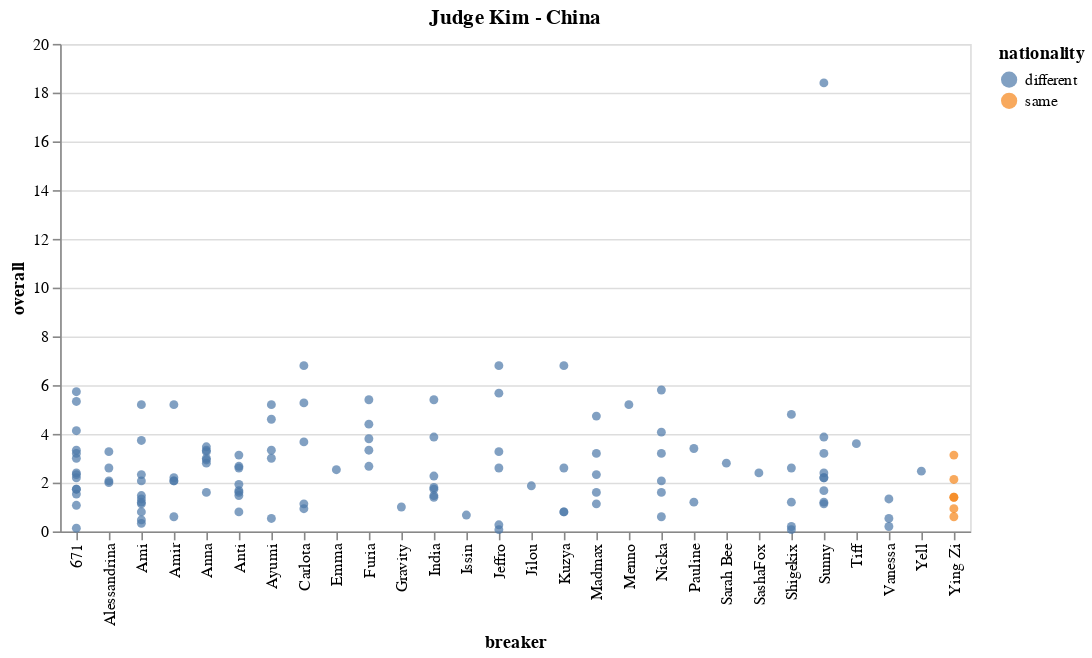

Notebook cell for this chart:
### Code cell
enter_judge_to_everything(new_df_cp)

### Figure 1 — Vega-Lite specification as saved in the notebook (floating-point values rounded to 4 significant figures)
{"config": {"view": {"continuousWidth": 400, "continuousHeight": 300}}, "data": {"name": "data-4cc9e8d7a5fc292b6f7e918c42703e31"}, "mark": "circle", "encoding": {"color": {"field": "nationality", "type": "nominal"}, "x": {"field": "breaker", "type": "nominal"}, "y": {"field": "overall", "type": "quantitative"}}, "title": {"text": "Judge Kim - China", "anchor": "middle"}, "$schema": "https://vega.github.io/schema/vega-lite/v4.17.0.json", "datasets": {"data-4cc9e8d7a5fc292b6f7e918c42703e31": [{"Event": "WDSF BfG World Series - Kitakyushu 2023 - Japan", "Category": "B-Girls Top 8 Knockout", "breaker": "671", "judge": "Kim", "overall": 1.73, "nationality": "different"}, {"Event": "WDSF BfG World Series - Kitakyushu 2023 - Japan", "Category": "B-Girls Top 8 Knockout", "breaker": "Ami", "judge": "Kim", "overall": 0.33, "nationality": "different"}, {"Event": "WDSF BfG World Series - Kitakyushu 2023 - Japan", "Category": "B-Girls Top 8 Knockout", "breaker": "671", "judge": "Kim", "overall": 2.2, "nationality": "different"}, {"Event": "WDSF BfG World Series - Kitakyushu 2023 - Japan", "Category": "B-Girls Top 8 Knockout", "breaker": "Sunny", "judge": "Kim", "overall": 18.4, "nationality": "different"}, {"Event": "WDSF BfG World Series - Kitakyushu 2023 - Japan", "Category": "B-Girls Top 8 Knockout", "breaker": "Sunny", "judge": "Kim", "overall": 2.2, "nationality": "different"}, {"Event": "WDSF BfG World Series - Kitakyushu 2023 - Japan", "Category": "B-Girls Top 8 Knockout", "breaker": "Anti", "judge": "Kim", "overall": 1.6, "nationality": "different"}, {"Event": "WDSF BfG World Series - Kitakyushu 2023 - Japan", "Category": "B-Girls Top 8 Knockout", "breaker": "671", "judge": "Kim", "overall": 3.2, "nationality": "different"}, {"Event": "WDSF BfG World Series - Kitakyushu 2023 - Japan", "Category": "B-Girls Top 8 Knockout", "breaker": "671", "judge": "Kim", "overall": 3.0, "nationality": "different"}, {"Event": "WDSF BfG World Series - Kitakyushu 2023 - Japan", "Category": "B-Girls Top 8 Knockout", "breaker": "671", "judge": "Kim", "overall": 5.33, "nationality": "different"}, {"Event": "WDSF BfG World Series - Kitakyushu 2023 - Japan", "Category": "B-Girls Top 8 Knockout", "breaker": "Ami", "judge": "Kim", "overall": 1.2, "nationality": "different"}, {"Event": "WDSF BfG World Series - Kitakyushu 2023 - Japan", "Category": "B-Girls Top 8 Knockout", "breaker": "Sunny", "judge": "Kim", "overall": 2.4, "nationality": "different"}, {"Event": "WDSF BfG World Series - Kitakyushu 2023 - Japan", "Category": "B-Girls Top 8 Knockout", "breaker": "Ami", "judge": "Kim", "overall": 1.33, "nationality": "different"}, {"Event": "WDSF BfG World Series - Kitakyushu 2023 - Japan", "Category": "B-Girls Top 8 Knockout", "breaker": "671", "judge": "Kim", "overall": 1.07, "nationality": "different"}, {"Event": "WDSF BfG World Series - Kitakyushu 2023 - Japan", "Category": "B-Girls Top 8 Knockout", "breaker": "671", "judge": "Kim", "overall": 0.13, "nationality": "different"}, {"Event": "WDSF BfG World Series - Kitakyushu 2023 - Japan", "Category": "B-Girls Top 8 Knockout", "breaker": "Anna", "judge": "Kim", "overall": 3.0, "nationality": "different"}, {"Event": "WDSF BfG World Series - Kitakyushu 2023 - Japan", "Category": "B-Girls Top 8 Knockout", "breaker": "Anna", "judge": "Kim", "overall": 3.47, "nationality": "different"}, {"Event": "WDSF BfG World Series - Kitakyushu 2023 - Japan", "Category": "B-Girls Top 8 Knockout", "breaker": "Anti", "judge": "Kim", "overall": 1.67, "nationality": "different"}, {"Event": "WDSF BfG World Series - Kitakyushu 2023 - Japan", "Category": "B-Girls Top 8 Knockout", "breaker": "India", "judge": "Kim", "overall": 1.8, "nationality": "different"}, {"Event": "WDSF BfG World Series - Kitakyushu 2023 - Japan", "Category": "B-Girls Top 8 Knockout", "breaker": "Sunny", "judge": "Kim", "overall": 1.67, "nationality": "different"}, {"Event": "WDSF BfG World Series - Kitakyushu 2023 - Japan", "Category": "B-Girls Top 8 Knockout", "breaker": "Sunny", "judge": "Kim", "overall": 3.87, "nationality": "different"}, {"Event": "WDSF BfG World Series - Kitakyushu 2023 - Japan", "Category": "B-Girls Top 8 Knockout", "breaker": "Ami", "judge": "Kim", "overall": 0.47, "nationality": "different"}, {"Event": "WDSF BfG World Series - Kitakyushu 2023 - Japan", "Category": "B-Girls Top 8 Knockout", "breaker": "Nicka", "judge": "Kim", "overall": 3.2, "nationality": "different"}, {"Event": "WDSF BfG World Series - Kitakyushu 2023 - Japan", "Category": "B-Girls Top 16 Round Robin Group D", "breaker": "Nicka", "judge": "Kim", "overall": 1.6, "nationality": "different"}, {"Event": "WDSF BfG World Series - Kitakyushu 2023 - Japan", "Category": "B-Girls Top 16 Round Robin Group D", "breaker": "Nicka", "judge": "Kim", "overall": 5.8, "nationality": "different"}, {"Event": "WDSF BfG World Series - Kitakyushu 2023 - Japan", "Category": "B-Girls Top 16 Round Robin Group D", "breaker": "671", "judge": "Kim", "overall": 5.73, "nationality": "different"}, {"Event": "WDSF BfG World Series - Kitakyushu 2023 - Japan", "Category": "B-Girls Top 16 Round Robin Group D", "breaker": "671", "judge": "Kim", "overall": 3.33, "nationality": "different"}, {"Event": "WDSF BfG World Series - Kitakyushu 2023 - Japan", "Category": "B-Girls Top 16 Round Robin Group D", "breaker": "Nicka", "judge": "Kim", "overall": 2.07, "nationality": "different"}, {"Event": "WDSF BfG World Series - Kitakyushu 2023 - Japan", "Category": "B-Girls Top 16 Round Robin Group D", "breaker": "Nicka", "judge": "Kim", "overall": 4.07, "nationality": "different"}, {"Event": "WDSF BfG World Series - Kitakyushu 2023 - Japan", "Category": "B-Girls Top 16 Round Robin Group D", "breaker": "Furia", "judge": "Kim", "overall": 5.4, "nationality": "different"}, {"Event": "WDSF BfG World Series - Kitakyushu 2023 - Japan", "Category": "B-Girls Top 16 Round Robin Group D", "breaker": "671", "judge": "Kim", "overall": 4.13, "nationality": "different"}, {"Event": "WDSF BfG World Series - Kitakyushu 2023 - Japan", "Category": "B-Girls Top 16 Round Robin Group D", "breaker": "Furia", "judge": "Kim", "overall": 4.4, "nationality": "different"}, {"Event": "WDSF BfG World Series - Kitakyushu 2023 - Japan", "Category": "B-Girls Top 16 Round Robin Group D", "breaker": "Furia", "judge": "Kim", "overall": 3.33, "nationality": "different"}, {"Event": "WDSF BfG World Series - Kitakyushu 2023 - Japan", "Category": "B-Girls Top 16 Round Robin Group D", "breaker": "671", "judge": "Kim", "overall": 1.73, "nationality": "different"}, {"Event": "WDSF BfG World Series - Kitakyushu 2023 - Japan", "Category": "B-Girls Top 16 Round Robin Group D", "breaker": "671", "judge": "Kim", "overall": 2.4, "nationality": "different"}, {"Event": "WDSF BfG World Series - Kitakyushu 2023 - Japan", "Category": "B-Girls Top 16 Round Robin Group C", "breaker": "Carlota", "judge": "Kim", "overall": 6.8, "nationality": "different"}, {"Event": "WDSF BfG World Series - Kitakyushu 2023 - Japan", "Category": "B-Girls Top 16 Round Robin Group C", "breaker": "Carlota", "judge": "Kim", "overall": 5.27, "nationality": "different"}, {"Event": "WDSF BfG World Series - Kitakyushu 2023 - Japan", "Category": "B-Girls Top 16 Round Robin Group C", "breaker": "Anna", "judge": "Kim", "overall": 1.6, "nationality": "different"}, {"Event": "WDSF BfG World Series - Kitakyushu 2023 - Japan", "Category": "B-Girls Top 16 Round Robin Group C", "breaker": "Anna", "judge": "Kim", "overall": 3.33, "nationality": "different"}, {"Event": "WDSF BfG World Series - Kitakyushu 2023 - Japan", "Category": "B-Girls Top 16 Round Robin Group C", "breaker": "Carlota", "judge": "Kim", "overall": 0.93, "nationality": "different"}, {"Event": "WDSF BfG World Series - Kitakyushu 2023 - Japan", "Category": "B-Girls Top 16 Round Robin Group C", "breaker": "Anna", "judge": "Kim", "overall": 3.27, "nationality": "different"}, {"Event": "WDSF BfG World Series - Kitakyushu 2023 - Japan", "Category": "B-Girls Top 16 Round Robin Group C", "breaker": "India", "judge": "Kim", "overall": 1.47, "nationality": "different"}, {"Event": "WDSF BfG World Series - Kitakyushu 2023 - Japan", "Category": "B-Girls Top 16 Round Robin Group C", "breaker": "India", "judge": "Kim", "overall": 1.73, "nationality": "different"}, {"Event": "WDSF BfG World Series - Kitakyushu 2023 - Japan", "Category": "B-Girls Top 16 Round Robin Group C", "breaker": "Vanessa", "judge": "Kim", "overall": 0.53, "nationality": "different"}, {"Event": "WDSF BfG World Series - Kitakyushu 2023 - Japan", "Category": "B-Girls Top 16 Round Robin Group C", "breaker": "Anna", "judge": "Kim", "overall": 2.8, "nationality": "different"}, {"Event": "WDSF BfG World Series - Kitakyushu 2023 - Japan", "Category": "B-Girls Top 16 Round Robin Group C", "breaker": "India", "judge": "Kim", "overall": 3.87, "nationality": "different"}, {"Event": "WDSF BfG World Series - Kitakyushu 2023 - Japan", "Category": "B-Girls Top 16 Round Robin Group C", "breaker": "India", "judge": "Kim", "overall": 1.4, "nationality": "different"}, {"Event": "WDSF BfG World Series - Kitakyushu 2023 - Japan", "Category": "B-Girls Top 16 Round Robin Group B", "breaker": "Alessandrina", "judge": "Kim", "overall": 2.6, "nationality": "different"}, {"Event": "WDSF BfG World Series - Kitakyushu 2023 - Japan", "Category": "B-Girls Top 16 Round Robin Group B", "breaker": "Madmax", "judge": "Kim", "overall": 1.6, "nationality": "different"}, {"Event": "WDSF BfG World Series - Kitakyushu 2023 - Japan", "Category": "B-Girls Top 16 Round Robin Group B", "breaker": "Sunny", "judge": "Kim", "overall": 2.2, "nationality": "different"}, {"Event": "WDSF BfG World Series - Kitakyushu 2023 - Japan", "Category": "B-Girls Top 16 Round Robin Group B", "breaker": "Anti", "judge": "Kim", "overall": 1.93, "nationality": "different"}, {"Event": "WDSF BfG World Series - Kitakyushu 2023 - Japan", "Category": "B-Girls Top 16 Round Robin Group B", "breaker": "Alessandrina", "judge": "Kim", "overall": 2.07, "nationality": "different"}, {"Event": "WDSF BfG World Series - Kitakyushu 2023 - Japan", "Category": "B-Girls Top 16 Round Robin Group B", "breaker": "Alessandrina", "judge": "Kim", "overall": 2.0, "nationality": "different"}, {"Event": "WDSF BfG World Series - Kitakyushu 2023 - Japan", "Category": "B-Girls Top 16 Round Robin Group B", "breaker": "Anti", "judge": "Kim", "overall": 0.8, "nationality": "different"}, {"Event": "WDSF BfG World Series - Kitakyushu 2023 - Japan", "Category": "B-Girls Top 16 Round Robin Group B", "breaker": "Madmax", "judge": "Kim", "overall": 3.2, "nationality": "different"}, {"Event": "WDSF BfG World Series - Kitakyushu 2023 - Japan", "Category": "B-Girls Top 16 Round Robin Group B", "breaker": "Madmax", "judge": "Kim", "overall": 1.13, "nationality": "different"}, {"Event": "WDSF BfG World Series - Kitakyushu 2023 - Japan", "Category": "B-Girls Top 16 Round Robin Group B", "breaker": "Sunny", "judge": "Kim", "overall": 3.2, "nationality": "different"}, {"Event": "WDSF BfG World Series - Kitakyushu 2023 - Japan", "Category": "B-Girls Top 16 Round Robin Group B", "breaker": "Anti", "judge": "Kim", "overall": 2.67, "nationality": "different"}, {"Event": "WDSF BfG World Series - Kitakyushu 2023 - Japan", "Category": "B-Girls Top 16 Round Robin Group B", "breaker": "Anti", "judge": "Kim", "overall": 1.47, "nationality": "different"}, {"Event": "WDSF BfG World Series - Kitakyushu 2023 - Japan", "Category": "B-Girls Top 16 Round Robin Group A", "breaker": "Ayumi", "judge": "Kim", "overall": 3.33, "nationality": "different"}, {"Event": "WDSF BfG World Series - Kitakyushu 2023 - Japan", "Category": "B-Girls Top 16 Round Robin Group A", "breaker": "Ayumi", "judge": "Kim", "overall": 4.6, "nationality": "different"}, {"Event": "WDSF BfG World Series - Kitakyushu 2023 - Japan", "Category": "B-Girls Top 16 Round Robin Group A", "breaker": "Ying Zi", "judge": "Kim", "overall": 1.4, "nationality": "same"}, {"Event": "WDSF BfG World Series - Kitakyushu 2023 - Japan", "Category": "B-Girls Top 16 Round Robin Group A", "breaker": "Ami", "judge": "Kim", "overall": 0.8, "nationality": "different"}, {"Event": "WDSF BfG World Series - Kitakyushu 2023 - Japan", "Category": "B-Girls Top 16 Round Robin Group A", "breaker": "Ayumi", "judge": "Kim", "overall": 5.2, "nationality": "different"}, {"Event": "WDSF BfG World Series - Kitakyushu 2023 - Japan", "Category": "B-Girls Top 16 Round Robin Group A", "breaker": "Ying Zi", "judge": "Kim", "overall": 1.4, "nationality": "same"}, {"Event": "WDSF BfG World Series - Kitakyushu 2023 - Japan", "Category": "B-Girls Top 16 Round Robin Group A", "breaker": "Ami", "judge": "Kim", "overall": 2.07, "nationality": "different"}, {"Event": "WDSF BfG World Series - Kitakyushu 2023 - Japan", "Category": "B-Girls Top 16 Round Robin Group A", "breaker": "Ami", "judge": "Kim", "overall": 1.13, "nationality": "different"}, {"Event": "WDSF BfG World Series - Kitakyushu 2023 - Japan", "Category": "B-Girls Top 16 Round Robin Group A", "breaker": "Ying Zi", "judge": "Kim", "overall": 2.13, "nationality": "same"}, {"Event": "WDSF BfG World Series - Kitakyushu 2023 - Japan", "Category": "B-Girls Top 16 Round Robin Group A", "breaker": "Ying Zi", "judge": "Kim", "overall": 0.6, "nationality": "same"}, {"Event": "WDSF BfG World Series - Kitakyushu 2023 - Japan", "Category": "B-Girls Top 16 Round Robin Group A", "breaker": "Ami", "judge": "Kim", "overall": 2.33, "nationality": "different"}, {"Event": "WDSF BfG World Series - Kitakyushu 2023 - Japan", "Category": "B-Girls Top 16 Round Robin Group A", "breaker": "Ami", "judge": "Kim", "overall": 3.73, "nationality": "different"}, {"Event": "WDSF BfG World Series - Kitakyushu 2023 - Japan", "Category": "B-Girls Top 32 PreQualifier", "breaker": "Furia", "judge": "Kim", "overall": 3.8, "nationality": "different"}, {"Event": "WDSF BfG World Series - Kitakyushu 2023 - Japan", "Category": "B-Girls Top 32 PreQualifier", "breaker": "Furia", "judge": "Kim", "overall": 2.67, "nationality": "different"}, {"Event": "WDSF BfG World Series - Kitakyushu 2023 - Japan", "Category": "B-Girls Top 32 PreQualifier", "breaker": "Pauline", "judge": "Kim", "overall": 3.4, "nationality": "different"}, {"Event": "WDSF BfG World Series - Kitakyushu 2023 - Japan", "Category": "B-Girls Top 32 PreQualifier", "breaker": "Pauline", "judge": "Kim", "overall": 1.2, "nationality": "different"}, {"Event": "WDSF BfG World Series - Kitakyushu 2023 - Japan", "Category": "B-Girls Top 32 PreQualifier", "breaker": "Madmax", "judge": "Kim", "overall": 4.73, "nationality": "different"}, {"Event": "WDSF BfG World Series - Kitakyushu 2023 - Japan", "Category": "B-Girls Top 32 PreQualifier", "breaker": "Madmax", "judge": "Kim", "overall": 2.33, "nationality": "different"}, {"Event": "WDSF BfG World Series - Kitakyushu 2023 - Japan", "Category": "B-Girls Top 32 PreQualifier", "breaker": "Sunny", "judge": "Kim", "overall": 1.2, "nationality": "different"}, {"Event": "WDSF BfG World Series - Kitakyushu 2023 - Japan", "Category": "B-Girls Top 32 PreQualifier", "breaker": "Sunny", "judge": "Kim", "overall": 1.13, "nationality": "different"}, {"Event": "WDSF BfG World Series - Kitakyushu 2023 - Japan", "Category": "B-Girls Top 32 PreQualifier", "breaker": "Anna", "judge": "Kim", "overall": 2.93, "nationality": "different"}, {"Event": "WDSF BfG World Series - Kitakyushu 2023 - Japan", "Category": "B-Girls Top 32 PreQualifier", "breaker": "Sarah Bee", "judge": "Kim", "overall": 2.8, "nationality": "different"}, {"Event": "WDSF BfG World Series - Kitakyushu 2023 - Japan", "Category": "B-Girls Top 32 PreQualifier", "breaker": "Ying Zi", "judge": "Kim", "overall": 3.13, "nationality": "same"}, {"Event": "WDSF BfG World Series - Kitakyushu 2023 - Japan", "Category": "B-Girls Top 32 PreQualifier", "breaker": "Ying Zi", "judge": "Kim", "overall": 0.93, "nationality": "same"}, {"Event": "WDSF BfG World Series - Kitakyushu 2023 - Japan", "Category": "B-Girls Top 32 PreQualifier", "breaker": "Tiff", "judge": "Kim", "overall": 3.6, "nationality": "different"}, {"Event": "WDSF BfG World Series - Kitakyushu 2023 - Japan", "Category": "B-Girls Top 32 PreQualifier", "breaker": "Jilou", "judge": "Kim", "overall": 1.87, "nationality": "different"}, {"Event": "WDSF BfG World Series - Kitakyushu 2023 - Japan", "Category": "B-Girls Top 32 PreQualifier", "breaker": "Alessandrina", "judge": "Kim", "overall": 3.27, "nationality": "different"}, {"Event": "WDSF BfG World Series - Kitakyushu 2023 - Japan", "Category": "B-Girls Top 32 PreQualifier", "breaker": "Yell", "judge": "Kim", "overall": 2.47, "nationality": "different"}, {"Event": "WDSF BfG World Series - Kitakyushu 2023 - Japan", "Category": "B-Girls Top 32 PreQualifier", "breaker": "671", "judge": "Kim", "overall": 2.33, "nationality": "different"}, {"Event": "WDSF BfG World Series - Kitakyushu 2023 - Japan", "Category": "B-Girls Top 32 PreQualifier", "breaker": "671", "judge": "Kim", "overall": 1.53, "nationality": "different"}, {"Event": "WDSF BfG World Series - Kitakyushu 2023 - Japan", "Category": "B-Girls Top 32 PreQualifier", "breaker": "Ayumi", "judge": "Kim", "overall": 0.53, "nationality": "different"}, {"Event": "WDSF BfG World Series - Kitakyushu 2023 - Japan", "Category": "B-Girls Top 32 PreQualifier", "breaker": "Ayumi", "judge": "Kim", "overall": 3.0, "nationality": "different"}, {"Event": "WDSF BfG World Series - Kitakyushu 2023 - Japan", "Category": "B-Girls Top 32 PreQualifier", "breaker": "Vanessa", "judge": "Kim", "overall": 1.33, "nationality": "different"}, {"Event": "WDSF BfG World Series - Kitakyushu 2023 - Japan", "Category": "B-Girls Top 32 PreQualifier", "breaker": "Vanessa", "judge": "Kim", "overall": 0.2, "nationality": "different"}, {"Event": "WDSF BfG World Series - Kitakyushu 2023 - Japan", "Category": "B-Girls Top 32 PreQualifier", "breaker": "Carlota", "judge": "Kim", "overall": 1.13, "nationality": "different"}, {"Event": "WDSF BfG World Series - Kitakyushu 2023 - Japan", "Category": "B-Girls Top 32 PreQualifier", "breaker": "Carlota", "judge": "Kim", "overall": 3.67, "nationality": "different"}, {"Event": "WDSF BfG World Series - Kitakyushu 2023 - Japan", "Category": "B-Girls Top 32 PreQualifier", "breaker": "Emma", "judge": "Kim", "overall": 2.53, "nationality": "different"}, {"Event": "WDSF BfG World Series - Kitakyushu 2023 - Japan", "Category": "B-Girls Top 32 PreQualifier", "breaker": "Nicka", "judge": "Kim", "overall": 0.6, "nationality": "different"}, {"Event": "WDSF BfG World Series - Kitakyushu 2023 - Japan", "Category": "B-Girls Top 32 PreQualifier", "breaker": "SashaFox", "judge": "Kim", "overall": 2.4, "nationality": "different"}, {"Event": "WDSF BfG World Series - Kitakyushu 2023 - Japan", "Category": "B-Girls Top 32 PreQualifier", "breaker": "India", "judge": "Kim", "overall": 2.27, "nationality": "different"}, {"Event": "WDSF BfG World Series - Kitakyushu 2023 - Japan", "Category": "B-Girls Top 32 PreQualifier", "breaker": "India", "judge": "Kim", "overall": 5.4, "nationality": "different"}, {"Event": "WDSF BfG World Series - Kitakyushu 2023 - Japan", "Category": "B-Girls Top 32 PreQualifier", "breaker": "Anti", "judge": "Kim", "overall": 3.13, "nationality": "different"}, {"Event": "WDSF BfG World Series - Kitakyushu 2023 - Japan", "Category": "B-Girls Top 32 PreQualifier", "breaker": "Anti", "judge": "Kim", "overall": 2.6, "nationality": "different"}, {"Event": "WDSF BfG World Series - Kitakyushu 2023 - Japan", "Category": "B-Girls Top 32 PreQualifier", "breaker": "Ami", "judge": "Kim", "overall": 5.2, "nationality": "different"}, {"Event": "WDSF BfG World Series - Kitakyushu 2023 - Japan", "Category": "B-Girls Top 32 PreQualifier", "breaker": "Ami", "judge": "Kim", "overall": 1.47, "nationality": "different"}, {"Event": "WDSF BfG World Series - Kitakyushu 2023 - Japan", "Category": "B-Boys Top 8 KnockOut", "breaker": "Amir", "judge": "Kim", "overall": 2.07, "nationality": "different"}, {"Event": "WDSF BfG World Series - Kitakyushu 2023 - Japan", "Category": "B-Boys Top 8 KnockOut", "breaker": "Jeffro", "judge": "Kim", "overall": 3.27, "nationality": "different"}, {"Event": "WDSF BfG World Series - Kitakyushu 2023 - Japan", "Category": "B-Boys Top 8 KnockOut", "breaker": "Amir", "judge": "Kim", "overall": 0.6, "nationality": "different"}, {"Event": "WDSF BfG World Series - Kitakyushu 2023 - Japan", "Category": "B-Boys Top 8 KnockOut", "breaker": "Kuzya", "judge": "Kim", "overall": 0.8, "nationality": "different"}, {"Event": "WDSF BfG World Series - Kitakyushu 2023 - Japan", "Category": "B-Boys Top 8 KnockOut", "breaker": "Shigekix", "judge": "Kim", "overall": 0.2, "nationality": "different"}, {"Event": "WDSF BfG World Series - Kitakyushu 2023 - Japan", "Category": "B-Boys Top 8 KnockOut", "breaker": "Shigekix", "judge": "Kim", "overall": 1.2, "nationality": "different"}, {"Event": "WDSF BfG World Series - Kitakyushu 2023 - Japan", "Category": "B-Boys Top 8 KnockOut", "breaker": "Kuzya", "judge": "Kim", "overall": 0.8, "nationality": "different"}, {"Event": "WDSF BfG World Series - Kitakyushu 2023 - Japan", "Category": "B-Boys Top 8 KnockOut", "breaker": "Jeffro", "judge": "Kim", "overall": 0.27, "nationality": "different"}, {"Event": "WDSF BfG World Series - Kitakyushu 2023 - Japan", "Category": "B-Boys Top 8 KnockOut", "breaker": "Jeffro", "judge": "Kim", "overall": 0.07, "nationality": "different"}, {"Event": "WDSF BfG World Series - Kitakyushu 2023 - Japan", "Category": "B-Boys Top 8 KnockOut", "breaker": "Shigekix", "judge": "Kim", "overall": 4.8, "nationality": "different"}, {"Event": "WDSF BfG World Series - Kitakyushu 2023 - Japan", "Category": "B-Boys Top 8 KnockOut", "breaker": "Amir", "judge": "Kim", "overall": 2.07, "nationality": "different"}, {"Event": "WDSF BfG World Series - Kitakyushu 2023 - Japan", "Category": "B-Boys Top 8 KnockOut", "breaker": "Shigekix", "judge": "Kim", "overall": 2.6, "nationality": "different"}, {"Event": "WDSF BfG World Series - Kitakyushu 2023 - Japan", "Category": "B-Boys Top 8 KnockOut", "breaker": "Jeffro", "judge": "Kim", "overall": 6.8, "nationality": "different"}, {"Event": "WDSF BfG World Series - Kitakyushu 2023 - Japan", "Category": "B-Boys Top 8 KnockOut", "breaker": "Jeffro", "judge": "Kim", "overall": 5.67, "nationality": "different"}, {"Event": "WDSF BfG World Series - Kitakyushu 2023 - Japan", "Category": "B-Boys Top 8 KnockOut", "breaker": "Jeffro", "judge": "Kim", "overall": 2.6, "nationality": "different"}, {"Event": "WDSF BfG World Series - Kitakyushu 2023 - Japan", "Category": "B-Boys Top 8 KnockOut", "breaker": "Issin", "judge": "Kim", "overall": 0.67, "nationality": "different"}, {"Event": "WDSF BfG World Series - Kitakyushu 2023 - Japan", "Category": "B-Boys Top 8 KnockOut", "breaker": "Kuzya", "judge": "Kim", "overall": 6.8, "nationality": "different"}, {"Event": "WDSF BfG World Series - Kitakyushu 2023 - Japan", "Category": "B-Boys Top 8 KnockOut", "breaker": "Kuzya", "judge": "Kim", "overall": 2.6, "nationality": "different"}, {"Event": "WDSF BfG World Series - Kitakyushu 2023 - Japan", "Category": "B-Boys Top 8 KnockOut", "breaker": "Gravity", "judge": "Kim", "overall": 1.0, "nationality": "different"}, {"Event": "WDSF BfG World Series - Kitakyushu 2023 - Japan", "Category": "B-Boys Top 8 KnockOut", "breaker": "Shigekix", "judge": "Kim", "overall": 0.07, "nationality": "different"}, {"Event": "WDSF BfG World Series - Kitakyushu 2023 - Japan", "Category": "B-Boys Top 8 KnockOut", "breaker": "Menno", "judge": "Kim", "overall": 5.2, "nationality": "different"}, {"Event": "WDSF BfG World Series - Kitakyushu 2023 - Japan", "Category": "B-Boys Top 8 KnockOut", "breaker": "Amir", "judge": "Kim", "overall": 5.2, "nationality": "different"}, {"Event": "WDSF BfG World Series - Kitakyushu 2023 - Japan", "Category": "B-Boys Top 8 KnockOut", "breaker": "Amir", "judge": "Kim", "overall": 2.2, "nationality": "different"}]}}
